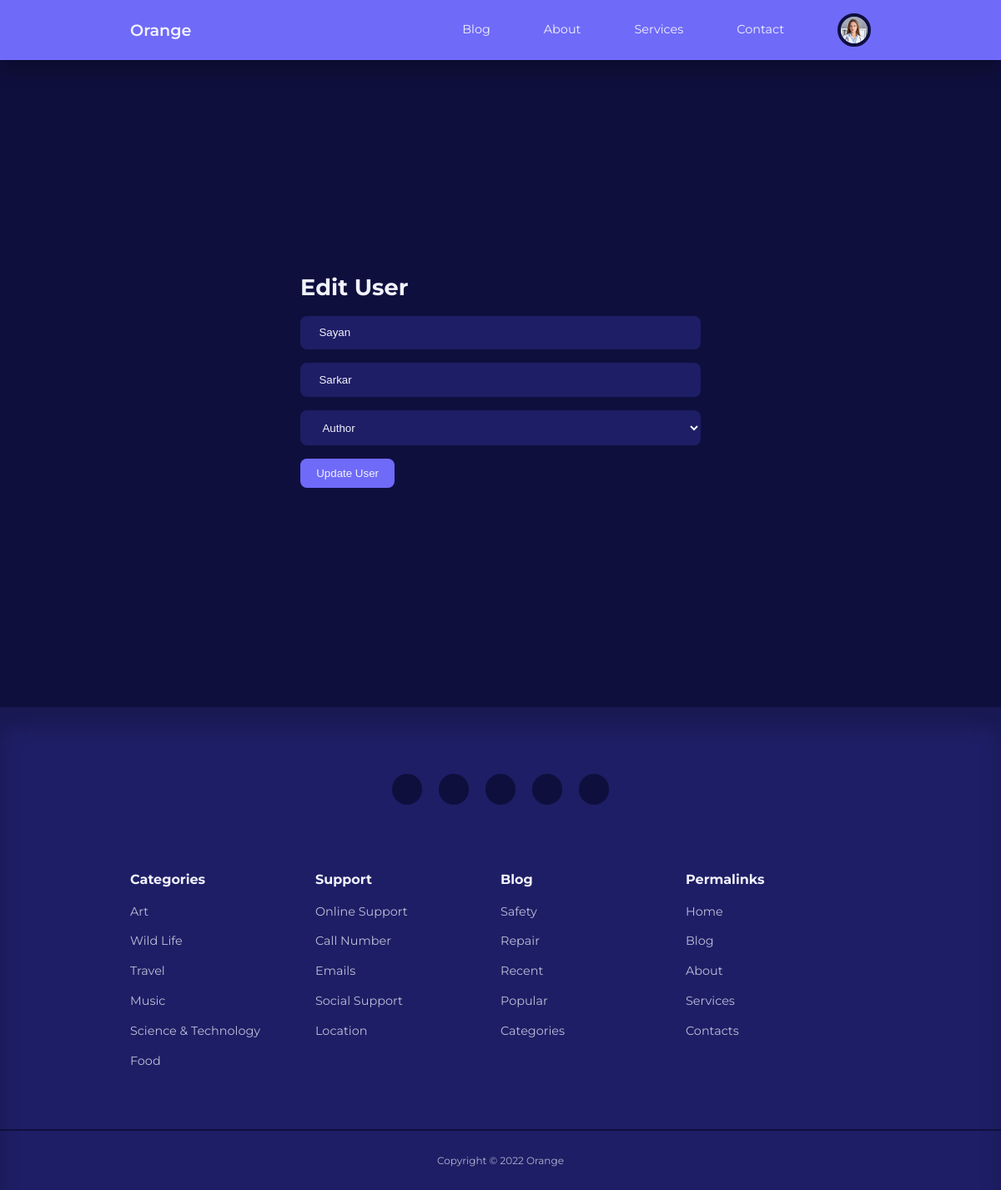
Screenshot of /admin/edit-user.php?id=1 (signed in) with the database file from the repository.
### tables this page shows
CREATE TABLE `users` (
  `id` int(11) UNSIGNED NOT NULL,
  `firstname` varchar(50) NOT NULL,
  `lastname` varchar(50) NOT NULL,
  `username` varchar(50) NOT NULL,
  `email` varchar(100) NOT NULL,
  `password` varchar(255) NOT NULL,
  `avatar` varchar(255) NOT NULL,
  `is_admin` tinyint(1) NOT NULL,
  `Specialization_title` varchar(50) NOT NULL,
  `specialization_id` int(11) UNSIGNED DEFAULT NULL
);

### admin/partials/header.php (called while the page is built, shortened)
<?php
require '../partials/header.php';

### admin/edit-user.php (the view, shortened to what this page needs)
<?php
include 'partials/header.php';
if(isset($_GET['id']))
{
    $id=filter_var($_GET['id'],FILTER_SANITIZE_NUMBER_INT);
    $query="SELECT * FROM users WHERE id=$id";
    $result=mysqli_query($connection,$query);
    if(mysqli_num_rows($result)==1){
    $user=mysqli_fetch_assoc($result);
    }
}
else{
    header('location:' . ROOT_URL . 'admin/manage-users.php');
    die();
}
?>
<section class="form_section">
    <div class="container form_section-container">
        <h2>Edit User</h2>
        <form action="<?=ROOT_URL?>admin/edit-user-logic.php"  method="POST">
            <input type="text" value="<?=$user['firstname']?>" name="firstname" placeholder="First Name">
            <input type="text"  value="<?=$user['lastname']?>"  name="lastname" placeholder="Last Name">
            <select name="userrole" >
                <option value="0">Author</option>
            </select>
             <button type="submit" name="submit" class="btn">Update User</button>
        </form>
    </div>
</section>
<?php
include '../partials/footer.php';
?>

### partials/header.php (shortened to what this page needs)
<?php
require 'config/database.php';
if(isset($_SESSION['user-id'])){
  $id=filter_var($_SESSION['user-id'],FILTER_SANITIZE_NUMBER_INT);
  $query="SELECT avatar FROM users WHERE id=$id";
  $result=mysqli_query($connection,$query);
  $avatar=mysqli_fetch_assoc($result);
}
?>
<!DOCTYPE html>
<html lang="en">
  <head>
    <link rel="stylesheet" href="https://cdn.jsdelivr.net/npm/swiper@8/swiper-bundle.min.css"/>
    <link rel="stylesheet" href="https://unicons.iconscout.com/release-pro/v4.0.0/css/line.css">
    <link rel="stylesheet" href="https://cdnjs.cloudflare.com/ajax/libs/font-awesome/6.2.1/css/all.min.css">
    <link rel="stylesheet" href="<?=ROOT_URL ?>css/style.css">
    </head>
    <body>
    <div id="root">
    <nav>
      <div class=" container nav__container">
        <a href="<?=ROOT_URL ?>" class="nav__logo">Orange</a>
        <ul class="nav_items">
         <li><a href="<?=ROOT_URL ?>blog.php">Blog</a></li>
         <li><a href="<?=ROOT_URL ?>about.php">About</a></li>
         <li><a href="<?=ROOT_URL ?>services.php">Services</a></li>
         <li><a href="<?=ROOT_URL ?>contact.php">Contact</a></li>
         <?php if(isset($_SESSION['user-id'])) : ?>
         <li class="nav_profile">
            <div class="avatar">
            <img src="<?=ROOT_URL . 'images/' . $avatar['avatar'] ?>">
            </div>
               </li>
          <?php else : ?>
         <li><a href="<?=ROOT_URL ?>signin.php">Signin</a></li>
         <?php endif ?>
        </ul>
      </div>
    </nav>

### css/style.css (style rules this page uses)
:root { --color-primary: #6f6af8; --color-primary-light:hsl(242,91%,69%,18%); --color-primary-variant:#5854c7; --color-red:#da0f3f; --color-red-light:hsl(346,87%,46%,15%); --color-green:#00c476; --color-green-light:hsl(156,100%,38%,15%); --color-gray-900: #1e1e66; --color-gray-700: #2d2b7c; --color-gray-300: rgba(242,242,254,0.3); --color-gray-200: rgba(242,242,254,0.7);; --color-white:#f2f2fe; --color-bg:#0f0f3e; --transition:all 300ms ease; --container-width-lg:74%; --container-width-md:88%; --form-width:40%; --card-boarder-radius-1:0.3rem; --card-boarder-radius-2:0.5rem; --card-boarder-radius-3:0.8rem; --card-boarder-radius-4:2rem; --card-boarder-radius-5:5rem; }
* { margin:0; padding:0; outline:0; border:0; appearance:0; list-style: none; text-decoration: none; box-sizing: border-box; }
body { font-family: 'Montserrat',sans-serif; line-height: 1.6; color: var(--color-gray-200); overflow-x: hidden ; background:var(--color-bg); font-size: 0.9rem; }
.container { width:var(--container-width-lg); max-width: 1800px; margin-inline:auto; }
section { margin-top: 3rem; width:100vw; }
h1,h2,h3,h4,h5 { color:var(--color-white); line-height: 1.3; }
h2 { font-size: 1.7rem; margin:1rem 0; }
a { color:var(--color-white); transition:var(--transition); }
img { display: block; width: 100%; object-fit: cover; }
nav { background:var(--color-primary); width:100vw; height:4.5rem; position:fixed; top:0; z-index:10; box-shadow: 0 1rem 1rem rgba(0,0,0,0.2); }
.nav__container { height:100%; display: flex; align-items: center; justify-content: space-between; }
.avatar { width: 2.5rem; height:2.5rem; border-radius: 50%; overflow: hidden; border:0.3rem solid var(--color-bg); }
.nav__logo { font-weight: 600; font-size: 1.2rem; }
.nav_items { display: flex; align-items: center; gap:4rem; }
.nav_profile { position:relative; cursor: pointer; }
.btn { display: inline-block; width: fit-content; padding:0.6rem 1.2rem; background-color: var(--color-primary); border-radius: var(--card-boarder-radius-2); cursor:pointer; transition: var(--transition); color:var(--color-white); }
.form_section { display: grid; place-items: center; height: 100vh; }
.form_section-container { width: var(--form-width); }
form { display: flex; flex-direction: column; gap: 1rem; }
input,textarea,select { padding:0.8rem 1.4rem; background-color: var(--color-gray-900); border-radius: var(--card-boarder-radius-2); resize: none; color:var(--color-white) }

### rows the page displays
users: avatar (picture)
users: firstname "Sayan", lastname "Sarkar"
